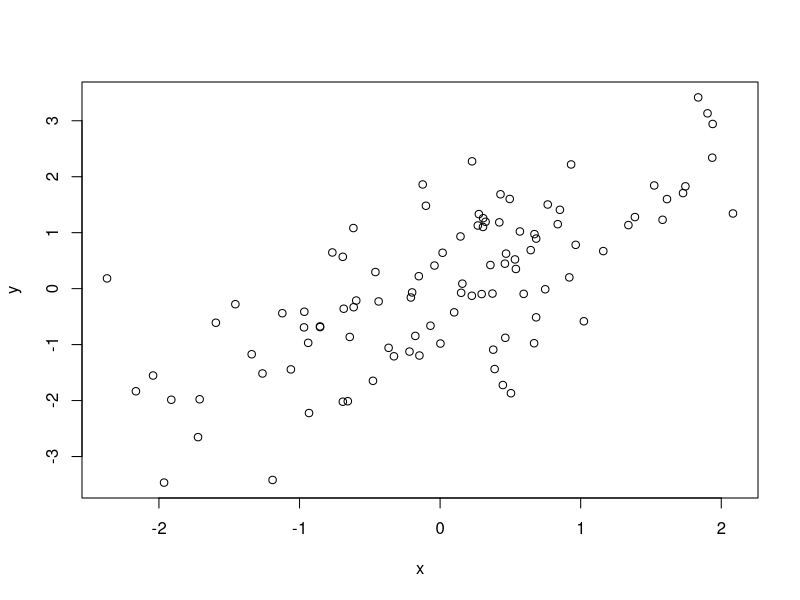

R code for this plot:
## ---- chunk 1
x <- rnorm(100)
y <- x + rnorm(100)
plot(x, y)
